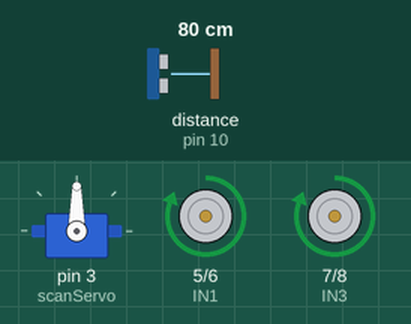
Recording of a sketch running on a simulated Arduino Uno, built with avr-gcc and run on an emulated ATmega328P. Parts: servo, motor-driver pin pairs drawn as motors (green arrow = first pin HIGH = forward, orange = second pin HIGH = backward, longer = more drive). Wiring (inferred from the names in the program): ultrasonic range finder: trigger pin 9; echo pin 10. The inputs (shaded band) are chosen by the test bench; at power-on: distance to the obstacle (sensor on pin 10) 80 cm. The echo pulse lasts 58.3 µs per cm.

Above: at 1.2 s.
1.3 s: distance to the obstacle (sensor on pin 10) set to 24 cm
2.8 s: distance to the obstacle (sensor on pin 10) set to 19 cm
At 3.0 s:
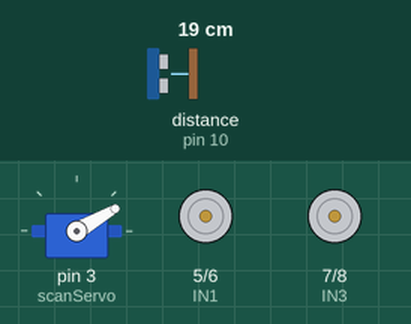
5.8 s: distance to the obstacle (sensor on pin 10) set to 2 cm
8.8 s: distance to the obstacle (sensor on pin 10) set to 35 cm
At 9.3 s:
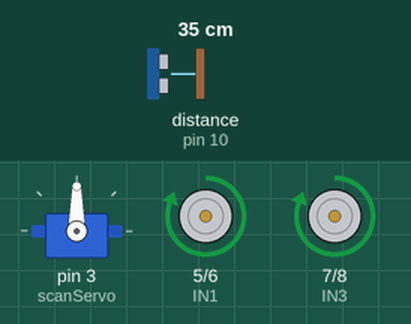
10.3 s: distance to the obstacle (sensor on pin 10) set to 4 cm
At 10.9 s:
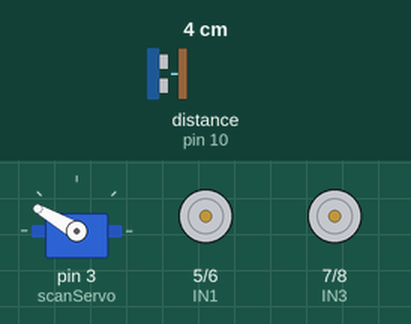
Timing chart, 0 to 14.3 s (numbered marks = the images above; inputs shaded):
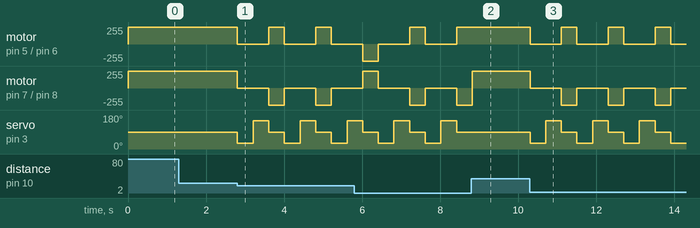

The sketch:

obstacle_avoider.ino
```cpp
#include <Servo.h>

Servo scanServo;

#define trigPin 9
#define echoPin 10

#define IN1 5
#define IN2 6
#define IN3 7
#define IN4 8

long distance;

void setup() {
  pinMode(trigPin, OUTPUT);
  pinMode(echoPin, INPUT);

  pinMode(IN1, OUTPUT);
  pinMode(IN2, OUTPUT);
  pinMode(IN3, OUTPUT);
  pinMode(IN4, OUTPUT);

  scanServo.attach(3);
  scanServo.write(90); // center
}

long getDistance() {
  digitalWrite(trigPin, LOW);
  delayMicroseconds(2);
  digitalWrite(trigPin, HIGH);
  delayMicroseconds(10);
  digitalWrite(trigPin, LOW);

  long duration = pulseIn(echoPin, HIGH);
  return duration * 0.034 / 2;
}

void moveForward() {
  digitalWrite(IN1, HIGH);
  digitalWrite(IN2, LOW);
  digitalWrite(IN3, HIGH);
  digitalWrite(IN4, LOW);
}

void stopRobot() {
  digitalWrite(IN1, LOW);
  digitalWrite(IN2, LOW);
  digitalWrite(IN3, LOW);
  digitalWrite(IN4, LOW);
}

void turnLeft() {
  digitalWrite(IN1, LOW);
  digitalWrite(IN2, HIGH);
  digitalWrite(IN3, HIGH);
  digitalWrite(IN4, LOW);
  delay(400);
}

void turnRight() {
  digitalWrite(IN1, HIGH);
  digitalWrite(IN2, LOW);
  digitalWrite(IN3, LOW);
  digitalWrite(IN4, HIGH);
  delay(400);
}

void loop() {
  distance = getDistance();

  if (distance > 20) {
    moveForward();
  } else {
    stopRobot();

    scanServo.write(30);
    delay(400);
    long leftDist = getDistance();

    scanServo.write(150);
    delay(400);
    long rightDist = getDistance();

    scanServo.write(90);

    if (leftDist > rightDist) {
      turnLeft();
    } else {
      turnRight();
    }
  }
}
```

Measured:
- the behaviour switches between 22 and 21 cm on distance to the obstacle (sensor on pin 10) (found by bisection; images 0 and 1)
- after the input at 1.3 s, every drawn part: stays the same
- after the input at 2.8 s, motor on pin 5 (IN1) / pin 6 (IN2): alternates forward 255/255 for 0.40 s and stopped for 0.80 s, starting at once; motor on pin 7 (IN3) / pin 8 (IN4): alternates backward 255/255 for 0.40 s and stopped for 0.80 s, starting at once
- after the input at 8.8 s, motor on pin 5 (IN1) / pin 6 (IN2): stays forward 255/255 (without the input it goes to stopped after 0.02 s); servo on pin 3 (scanServo): stays 90° (without the input it goes to 30° after 0.02 s)
- after the input at 10.3 s, motor on pin 5 (IN1) / pin 6 (IN2): alternates forward 255/255 for 0.40 s and stopped for 0.80 s, starting at once; motor on pin 7 (IN3) / pin 8 (IN4): alternates backward 255/255 for 0.40 s and stopped for 0.80 s, starting at once
